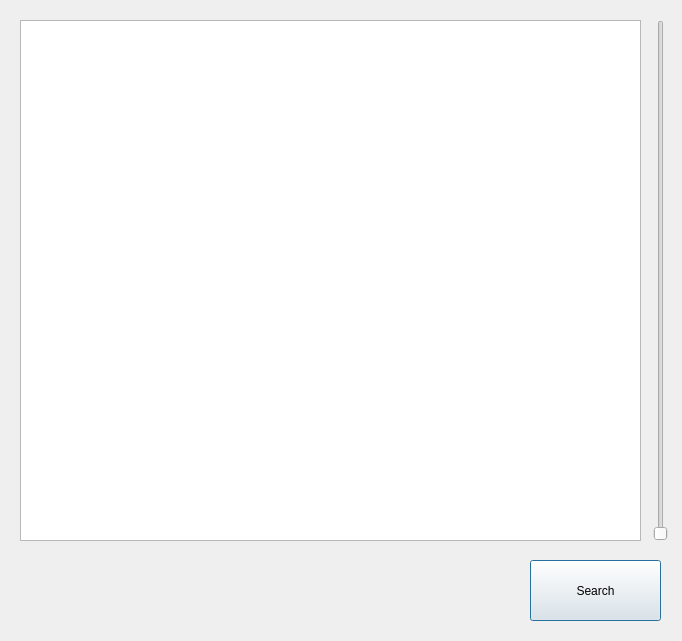
<?xml version="1.0" encoding="UTF-8"?>
<ui version="4.0">
 <class>VisitPlaceList</class>
 <widget class="QDialog" name="VisitPlaceList">
  <property name="geometry">
   <rect>
    <x>0</x>
    <y>0</y>
    <width>682</width>
    <height>641</height>
   </rect>
  </property>
  <property name="windowTitle">
   <string>Visit Place List</string>
  </property>
  <widget class="QPushButton" name="SearchButton">
   <property name="geometry">
    <rect>
     <x>530</x>
     <y>560</y>
     <width>131</width>
     <height>61</height>
    </rect>
   </property>
   <property name="text">
    <string>Search</string>
   </property>
  </widget>
  <widget class="QSlider" name="VisitPlaceListScroll">
   <property name="geometry">
    <rect>
     <x>650</x>
     <y>20</y>
     <width>22</width>
     <height>521</height>
    </rect>
   </property>
   <property name="orientation">
    <enum>Qt::Vertical</enum>
   </property>
  </widget>
  <widget class="QListWidget" name="listWidget">
   <property name="geometry">
    <rect>
     <x>20</x>
     <y>20</y>
     <width>621</width>
     <height>521</height>
    </rect>
   </property>
   <property name="font">
    <font>
     <family>Arial</family>
    </font>
   </property>
  </widget>
 </widget>
 <resources/>
 <connections/>
</ui>
